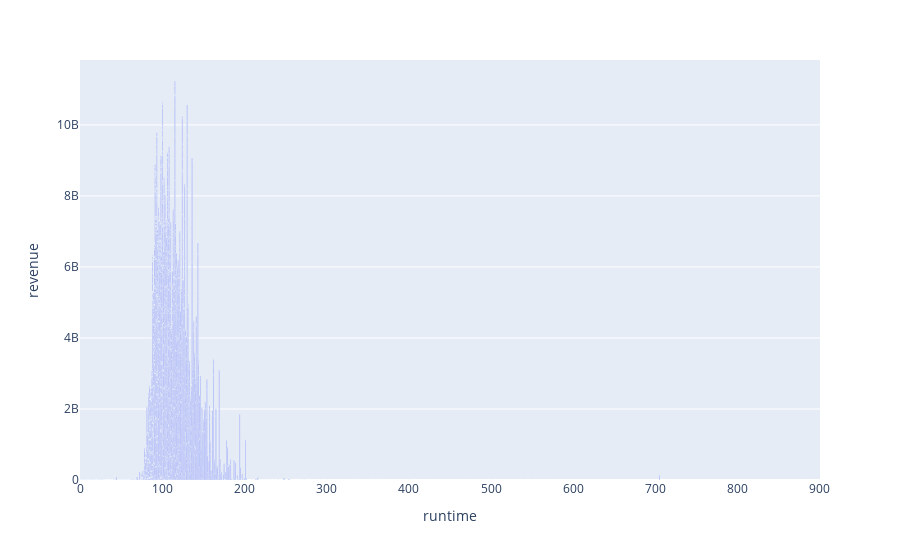

This figure's notebook cell:
### Code cell
fig = px.bar(df, x='runtime', y='revenue')
fig.show()

### Figure 1 — Plotly figure (JSON) as saved in the notebook; plotly's stock layout.template omitted (floating-point values rounded to 4 significant figures; data arrays with more than 128 entries replaced by an {"elided": "..."} marker saying what was removed)
{"data": [{"alignmentgroup": "True", "hovertemplate": "runtime=%{x}<br>revenue=%{y}<extra></extra>", "legendgroup": "", "marker": {"color": "#636efa", "pattern": {"shape": ""}}, "name": "", "offsetgroup": "", "orientation": "v", "showlegend": false, "textposition": "auto", "type": "bar", "x": {"elided": "10866 int values"}, "xaxis": "x", "y": {"elided": "10866 int values"}, "yaxis": "y"}], "layout": {"barmode": "relative", "legend": {"tracegroupgap": 0}, "margin": {"t": 60}, "xaxis": {"anchor": "y", "domain": [0, 1], "title": {"text": "runtime"}}, "yaxis": {"anchor": "x", "domain": [0, 1], "title": {"text": "revenue"}}}}
